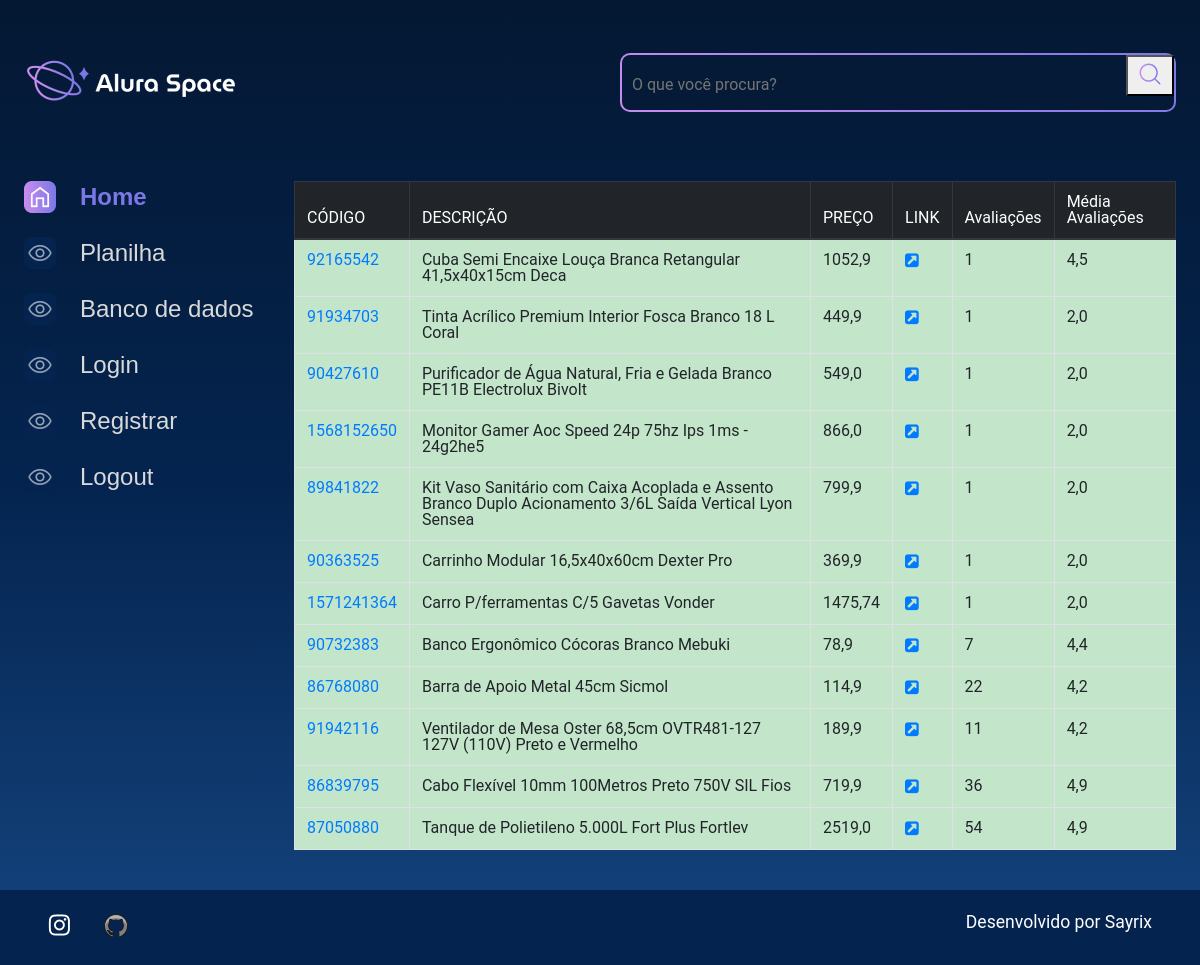
Before: /dados with the older database file.
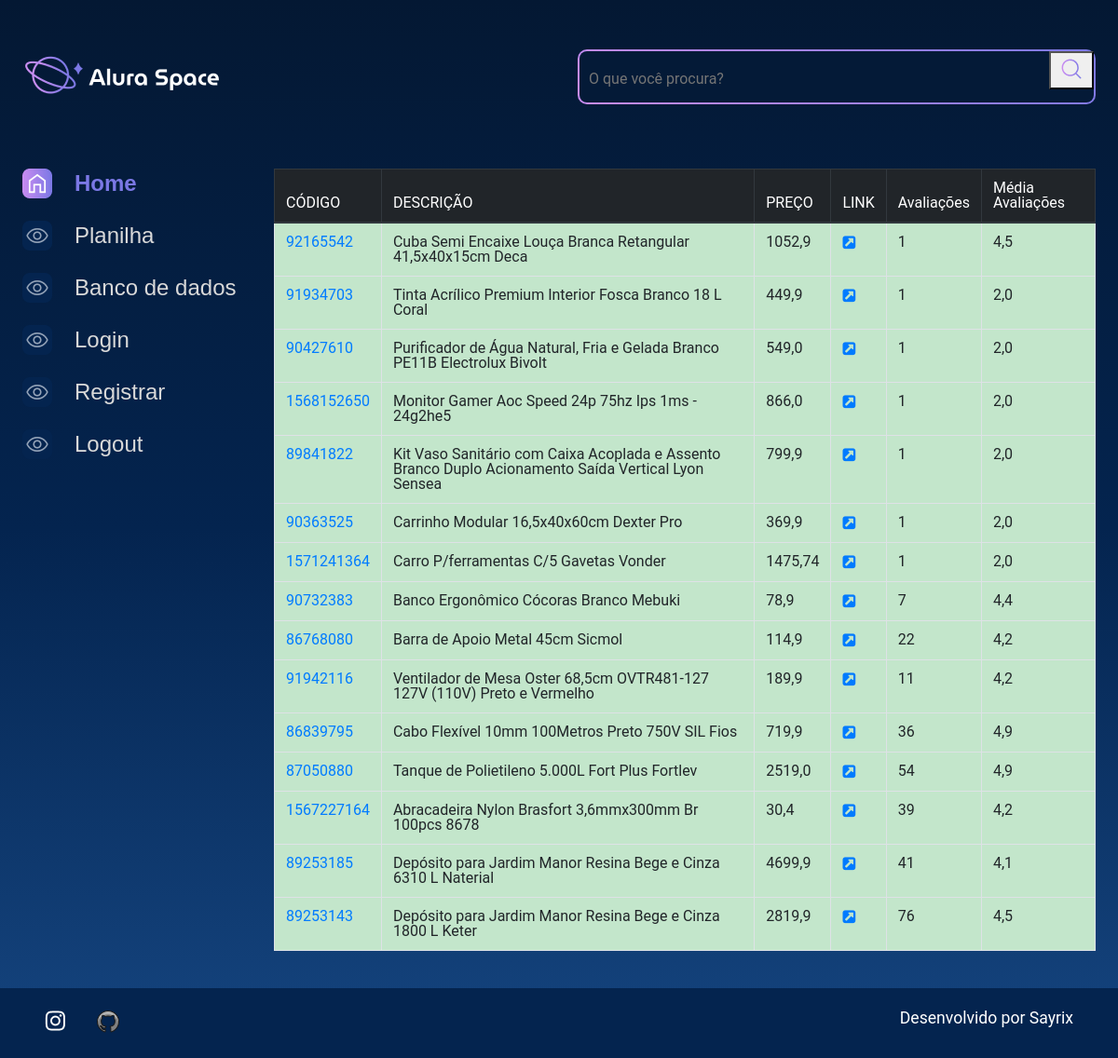
After: the same page with the newer database file.
### produtos/models.py (models this page shows, shortened)
class Produto(models.Model):
    lm = models.CharField(max_length=20, primary_key=True, null=False, blank=False)
    titulo = models.CharField(max_length=130, null=False, blank=False)
    preco = models.FloatField(max_length=10, null=False, blank=False)
    link = models.CharField(max_length=250, null=False, blank=False)
    avaliacoes = models.IntegerField(null=False, blank=False)
    media_avaliacoes = models.FloatField(max_length=4, null=False, blank=False)
    data_produto = models.DateTimeField(default=datetime.now, blank=False)
    foto = models.ImageField(blank=True)
    usuario = models.ForeignKey(
        to=User,
        on_delete=models.SET_NULL,
        null=True,
        blank=False,
        related_name="user",
    )

### produtos/views.py (the view)
# urls.py: path('dados', dados, name='dados'),
def dados(request):
    dados = Produto.objects.all()
    return render(request, 'produtos/dados.html', {'dados': dados})

### templates/produtos/dados.html
{% extends 'produtos/base.html' %}
{% load static %}
{% block content %}
<section>
    <table class="table table-striped table-bordered table-hover">
        <thead class="thead-dark">
            <tr>
                <th scope="col">CÓDIGO</th>
                <th scope="col">DESCRIÇÃO</th>
                <th scope="col">PREÇO</th>
                <th scope="col">LINK</th>
                <th scope="col">Avaliações</th>
                <th scope="col">Média Avaliações</th>
            </tr>
        </thead>
        <tbody>
            {% if dados %}
            {% for dado in dados %}
            <tr class="table-success">
                <td><a href="{% url 'detalhe_produto' %}?lm={{ dado.lm}}&titulo={{dado.titulo}}&foto={{dado.foto}}" target="_blank">{{ dado.lm }}</a></td>
                <td>{{ dado.titulo }}</td>
                <td>{{ dado.preco }}</td>
                <td><a href="{{ dado.link }}" target="_blank"><i class="fa fa-external-link-square" aria-hidden="true"></i></a></td>
                <td>{{ dado.avaliacoes }}</td>
                <td>{{ dado.media_avaliacoes }}</td>
            </tr>
            {% endfor %}
            {%endif%}
        </tbody>
    </table>
</section>
</div>
{% endblock %}

Changed rows visible on the page:
changed Produto id 89841822: titulo "Kit Vaso Sanitário com Caixa Acoplada e Assento Branco Duplo Acionamento 3/6L Saída Vertical Lyon Sensea" → "Kit Vaso Sanitário com Caixa Acoplada e Assento Branco Duplo Acionamento Saída Vertical Lyon Sensea"
added Produto: lm "1567227164", titulo "Abracadeira Nylon Brasfort 3,6mmx300mm Br 100pcs 8678", preco "30,4", avaliacoes "39", media_avaliacoes "4,2"
added Produto: lm "89253185", titulo "Depósito para Jardim Manor Resina Bege e Cinza 6310 L Naterial", preco "4699,9", avaliacoes "41", media_avaliacoes "4,1"
added Produto: lm "89253143", titulo "Depósito para Jardim Manor Resina Bege e Cinza 1800 L Keter", preco "2819,9", avaliacoes "76", media_avaliacoes "4,5"
